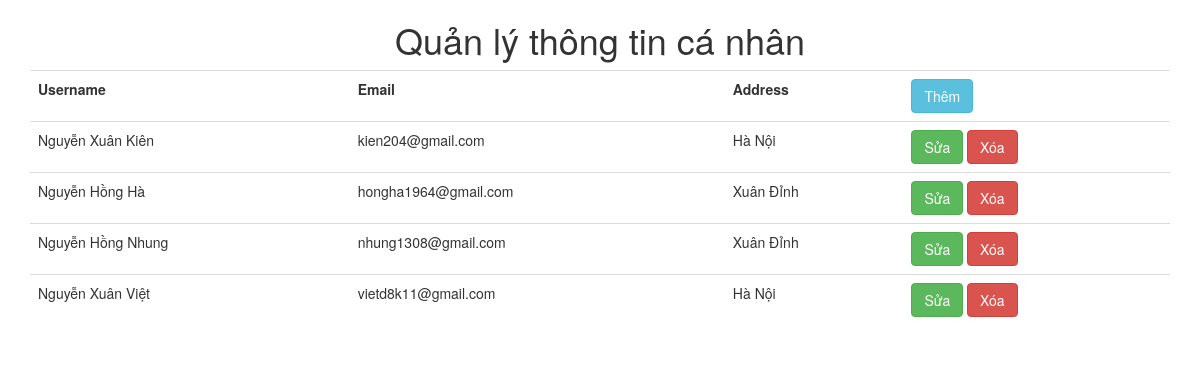
The page / on the database its author committed.
### tables this page shows
CREATE TABLE `hocsinh` (
  `id` int(11) NOT NULL,
  `Username` varchar(120) DEFAULT NULL,
  `Email` varchar(120) NOT NULL,
  `Address` varchar(150) NOT NULL
);

### index.php (the view, shortened to what this page needs)
<?php
   require "condb.php";
   $sql="SELECT * FROM hocsinh";
   $result=mysqli_query($conn,$sql);
?>
<!DOCTYPE html>
<html lang="en">
<head>
  <link rel="stylesheet" href="https://maxcdn.bootstrapcdn.com/bootstrap/3.4.1/css/bootstrap.min.css">
</head>
<body>
<div class="container">
  <h1 align="center">Quản lý thông tin cá nhân</h1>
	<table class="table">
        <tr>
        	<th>Username</th>
        	<th>Email</th>
        	<th>Address</th>
        	<th><a href="them.php" class="btn btn-info">Thêm</th>
        </tr>
        <?php
          while($row=mysqli_fetch_array($result)){
        ?>
         <tr>
            <td ><?php echo $row["Username"]; ?></td>
            <td><?php echo $row["Email"]; ?></td>
            <td><?php echo $row["Address"]; ?></td>
            <td>
              <a class="btn btn-success" href="sua.php?id=<?php echo $row["id"]; ?>">Sửa</a>
              <a class=" btn btn-danger" href="xoa.php?id=<?php echo $row["id"]; ?>">Xóa</a>
            </td>
        </tr>
      <?php } ?>
	</table>
</div>
</body>
</html>

### rows shown on the page
hocsinh: Username "Nguyễn Xuân Kiên", Email "kien204@gmail.com", Address "Hà Nội"
hocsinh: Username "Nguyễn Hồng Hà", Email "hongha1964@gmail.com", Address "Xuân Đỉnh"
hocsinh: Username "Nguyễn Hồng Nhung", Email "nhung1308@gmail.com", Address "Xuân Đỉnh"
hocsinh: Username "Nguyễn Xuân Việt", Email "vietd8k11@gmail.com", Address "Hà Nội"
